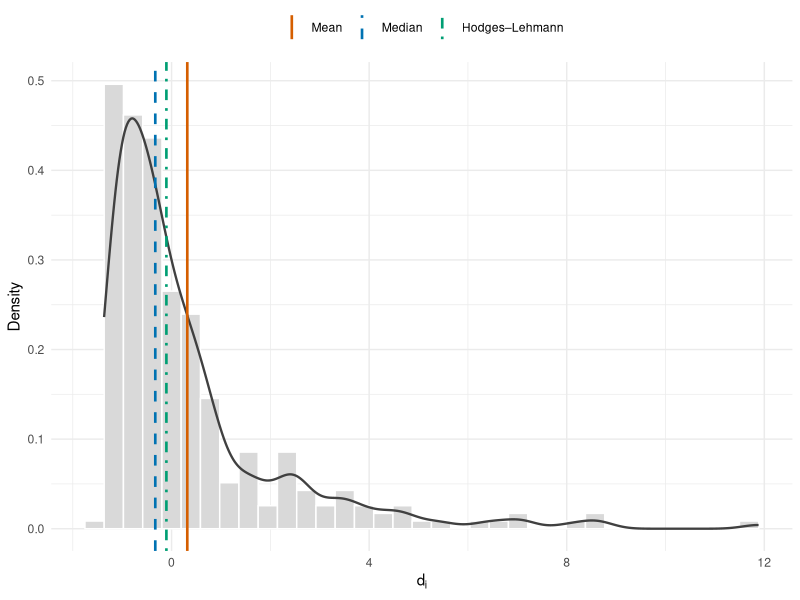
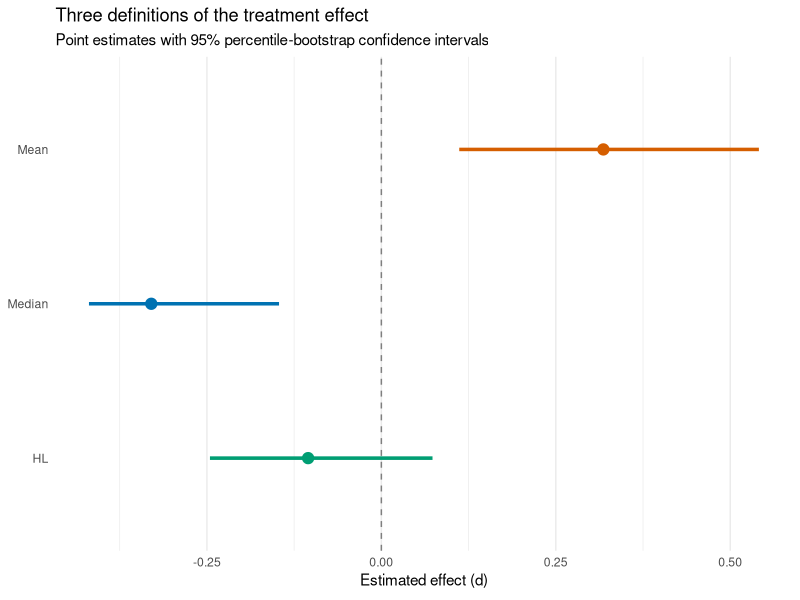

These figures' R source, in order:
## ---- chunk 1
set.seed(20260826)

n <- 300
d <- rlnorm(n, meanlog = 0, sdlog = 1) - 1.4

w <- wilcox.test(
  d,
  mu = 0,
  conf.int = TRUE,
  exact = FALSE
)

c(
  mean   = mean(d),
  median = median(d),
  HL     = unname(w$estimate)
)
## ---- chunk 2
#| echo: false
library(ggplot2)

reference_lines <- data.frame(
  statistic = factor(
    c("Mean", "Median", "Hodges–Lehmann"),
    levels = c("Mean", "Median", "Hodges–Lehmann")
  ),
  value = c(
    mean(d),
    median(d),
    unname(w$estimate)
  )
)

ggplot(data.frame(d), aes(x = d)) +
  geom_histogram(
    aes(y = after_stat(density)),
    bins = 35,
    fill = "grey85",
    colour = "white"
  ) +
  geom_density(
    linewidth = 0.8,
    colour = "grey25"
  ) +
  geom_vline(
    data = reference_lines,
    aes(
      xintercept = value,
      colour = statistic,
      linetype = statistic
    ),
    linewidth = 0.9
  ) +
  scale_colour_manual(values = c(
    "Mean" = "#D55E00",
    "Median" = "#0072B2",
    "Hodges–Lehmann" = "#009E73"
  )) +
  scale_linetype_manual(values = c(
    "Mean" = "solid",
    "Median" = "dashed",
    "Hodges–Lehmann" = "dotdash"
  )) +
  labs(
    x = expression(d[i]),
    y = "Density",
    colour = NULL,
    linetype = NULL
  ) +
  theme_minimal() +
  theme(legend.position = "top")
## ---- chunk 3
hl <- function(x) {
  walsh <- outer(x, x, "+") / 2
  median(walsh[upper.tri(walsh, diag = TRUE)])
}

estimate_location <- function(x) {
  c(
    Mean   = mean(x),
    Median = median(x),
    HL     = hl(x)
  )
}

set.seed(20260828)

B <- 5000

boot_estimates <- replicate(B, {
  d_boot <- sample(d, size = length(d), replace = TRUE)
  estimate_location(d_boot)
})

# Percentile bootstrap intervals
bounds <- t(apply(
  boot_estimates,
  1,
  quantile,
  probs = c(0.025, 0.975),
  names = FALSE
))

observed <- estimate_location(d)

results <- data.frame(
  estimand = names(observed),
  estimate = unname(observed),
  lower_95 = bounds[, 1],
  upper_95 = bounds[, 2],
  row.names = NULL
)

results
## ---- chunk 4
#| echo: false
library(ggplot2)

plot_data <- transform(
  results,
  estimand = factor(
    estimand,
    levels = c("HL", "Median", "Mean")
  )
)

ggplot(
  plot_data,
  aes(
    x = estimate,
    y = estimand,
    colour = estimand
  )
) +
  geom_vline(
    xintercept = 0,
    linetype = "dashed",
    colour = "grey50"
  ) +
  geom_segment(
    aes(
      x = lower_95,
      xend = upper_95,
      yend = estimand
    ),
    linewidth = 1.2
  ) +
  geom_point(size = 3.5) +
  scale_colour_manual(values = c(
    "Mean"   = "#D55E00",
    "Median" = "#0072B2",
    "HL"     = "#009E73"
  )) +
  labs(
    title = "Three definitions of the treatment effect",
    subtitle = "Point estimates with 95% percentile-bootstrap confidence intervals",
    x = expression("Estimated effect (" * d * ")"),
    y = NULL
  ) +
  theme_minimal() +
  theme(
    legend.position = "none",
    panel.grid.major.y = element_blank()
  )
